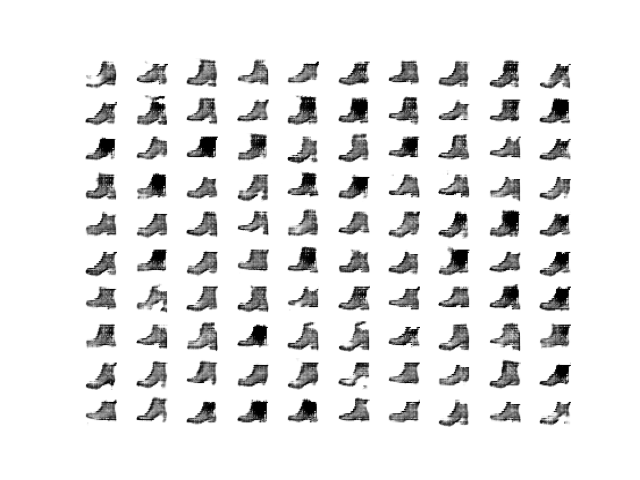
#> input picture good_samples/generated_plot_1296.png, 640 x 480 px
$ python processing.py   (older library calls are emulated)
#> lines starting #> are read from the running program, lines starting #| are printed output that depends on the picture; after the words box and inside, x2 and y2 are one past the last pixel; in counts of white or black regions, pixels touching at a corner belong together
import os
import cv2
import matplotlib.pyplot as plt
import math
import numpy as np

img = cv2.imread('./good_samples/generated_plot_1296.png', 0)
#> img is the input picture: shape (480, 640); min 0, max 255, mean 231.8

# pixel distributin analysis
# plt.hist(img.ravel(), 256, [0,250])
# plt.show()


# upscale images
scale_factor = 3.0
new_width = int(img.shape[1] * scale_factor)
#> new_width = 1920
new_height = int(img.shape[0] * scale_factor)
#> new_height = 1440
new_dim = (new_width, new_height)
#> new_dim = (1920, 1440)

resized_img = cv2.resize(img, new_dim, interpolation=cv2.INTER_AREA)

# gradient smoothed
gradient_smoothed = cv2.Sobel(resized_img, cv2.CV_64F, 1, 0, ksize=5)
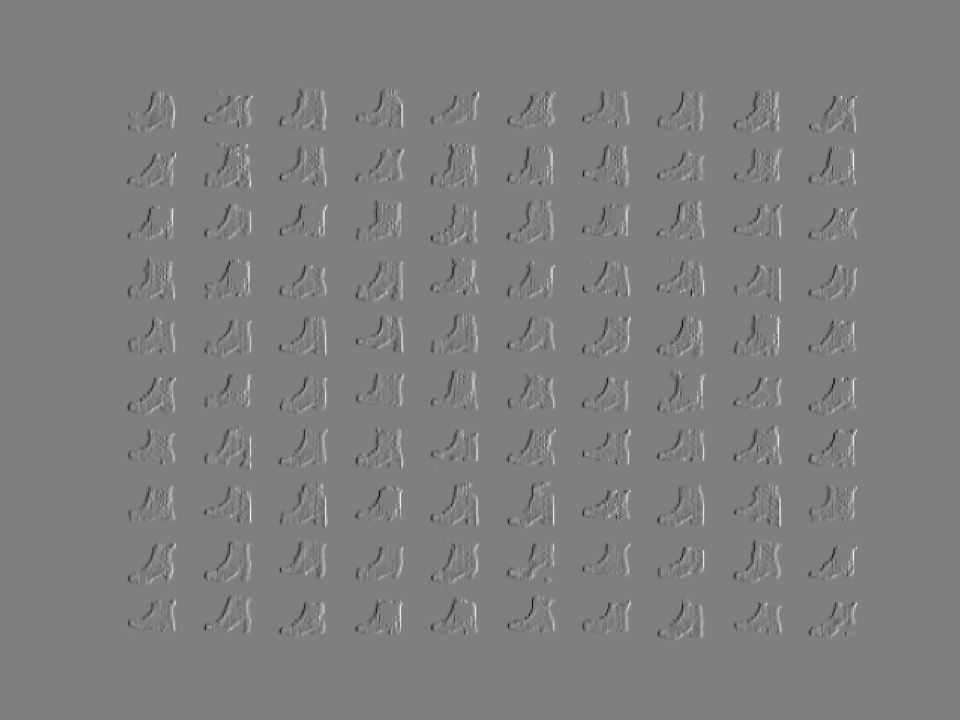
#> gradient_smoothed: shape (1440, 1920) float64 (shown at 1/2 size); min -11154, max 11193, mean 0; drawn with min black and max white

# edge detection
blur = cv2.GaussianBlur(resized_img, (5,5), 0)
edges = cv2.Canny(blur, 100, 200)
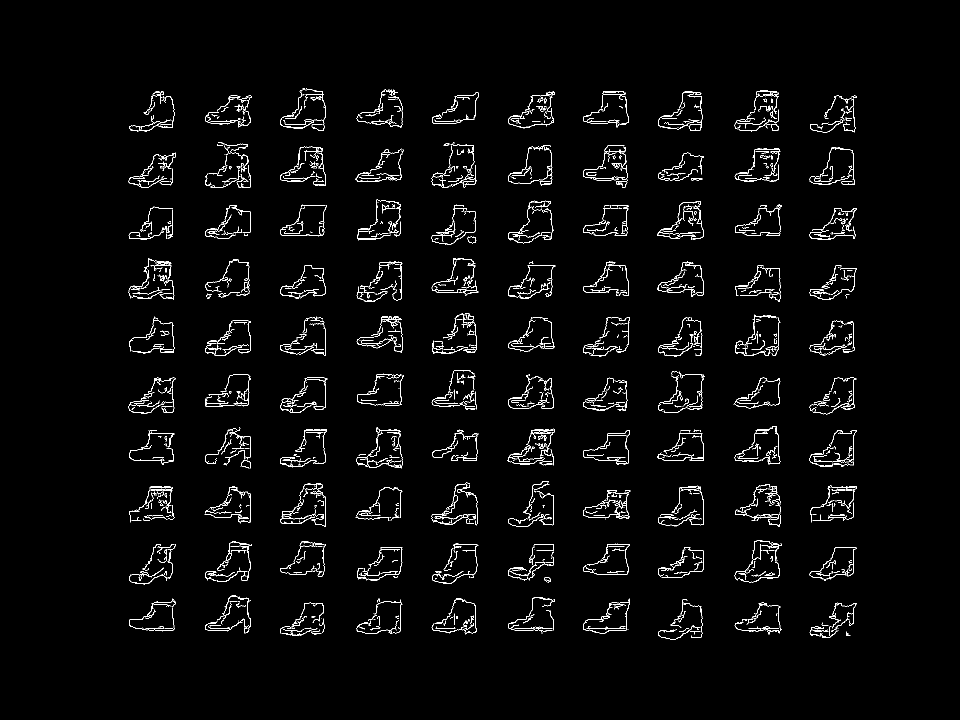
#> edges: shape (1440, 1920) (shown at 1/2 size); 2.3% white in thin lines or dots, all inside (x1, y1, x2, y2) = (257, 177, 1714, 1279)

images = [resized_img,gradient_smoothed, edges]

for i in range(0,len(images)):
    plt.imshow(images[i], 'gray')
    plt.show()
#> this loop made 3 passes

$ run again, with good_samples/generated_plot_1242.png copied over good_samples/generated_plot_1296.png
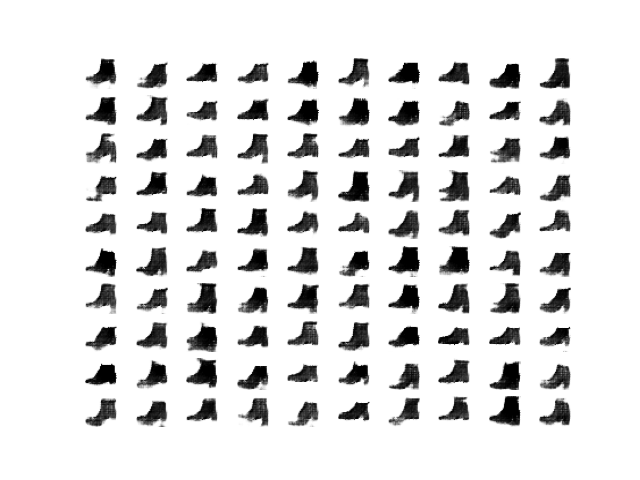
#> input picture good_samples/generated_plot_1242.png, 640 x 480 px
#> img is the input picture: shape (480, 640); min 0, max 255, mean 224
#> `gradient_smoothed = cv2.Sobel(resized_img, cv2.CV_64F, 1, 0, ksize=5)`:
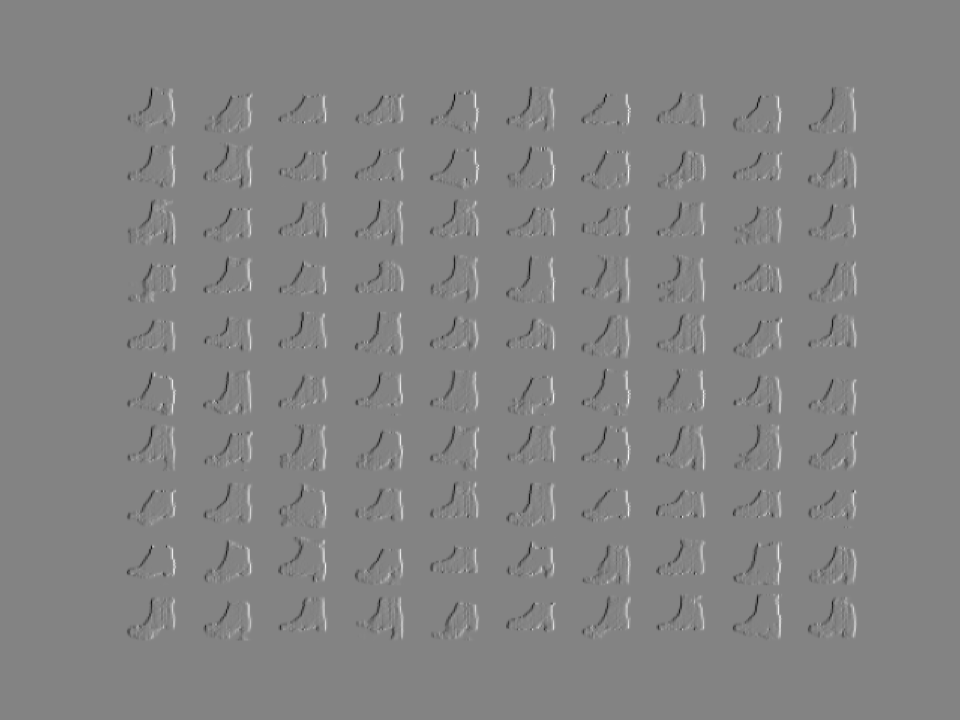
#> gradient_smoothed: shape (1440, 1920) float64 (shown at 1/2 size); min -11946, max 11169, mean 0; drawn with min black and max white
#> `edges = cv2.Canny(blur, 100, 200)`:
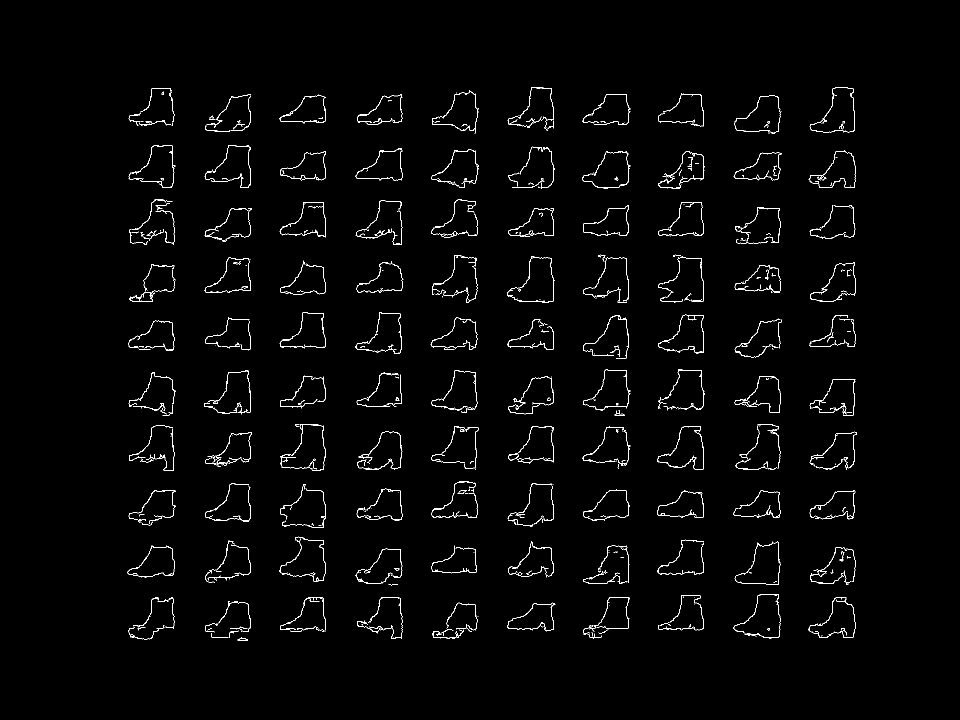
#> edges: shape (1440, 1920) (shown at 1/2 size); 1.5% white in thin lines or dots, all inside (x1, y1, x2, y2) = (255, 174, 1713, 1282)
#> the loop `for i in range(0,len(images)):` made 3 passes
